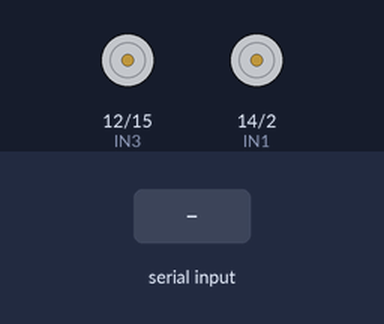
Bench run of a sketch on a simulated ESP32. Shown: motor-driver pin pairs drawn as motors (green arrow = first pin HIGH = forward, orange = second pin HIGH = backward, longer = more drive). Inputs (shaded band) come from the test bench. Nothing arrives over Bluetooth unless stated.

Above: at 1.2 s.
1.3 s: "F" received over the second serial link
At 2.4 s:
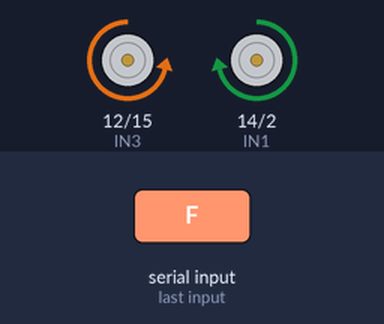
2.8 s: "B" received over the second serial link
At 3.6 s:
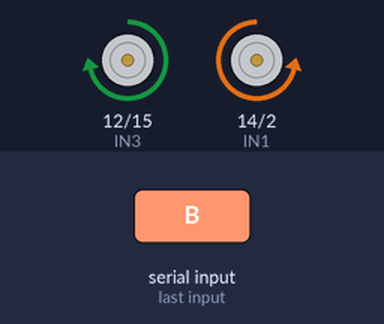
4.3 s: "R" received over the second serial link
At 4.9 s:
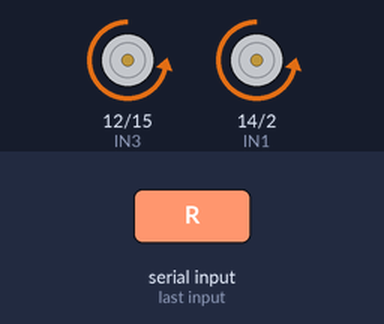
5.8 s: "L" received over the second serial link
At 6.2 s:
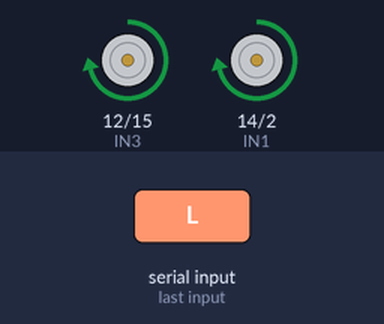
Timing chart, 0 to 8.3 s (numbered marks = the images above; inputs shaded):
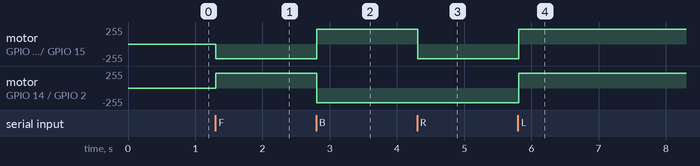

The sketch:

codigo_final_app.ino
```cpp
#include "BluetoothSerial.h"

// Activar sin ajuste de linea

#if !defined(CONFIG_BT_ENABLED) || !defined(CONFIG_BLUEDROID_ENABLED)
#error Bluetooth is not enabled! Please run 'make menuconfig' to and enable it
#endif

BluetoothSerial SerialBT;

//////////////////////// COMUNICACION ///////////
String estado = "";

///////////////////PARAMETROS////////////////
int velocidadMax = 220;

//////////////////////MOTOR DERECHO///////////////////////////////
int velocidadDerecha = velocidadMax; // Ciclo de trabajo 0 - 255
int canal1MotorD = 0;
int canal2MotorD = 1;

//// Puente H L298N ////
const int    IN1 = 14;
const int    IN2 = 2;

//////////////////////MOTOR IZQUIERDO///////////////////////////////
int velocidadIzquierda = velocidadMax; // Ciclo de trabajo 0 - 255
int canal1MotorI = 5;
int canal2MotorI = 3;

//// Puente H L298N ////
const int    IN3 = 12;
const int    IN4 = 15;

// Configuracion de las salidas pwm
const int frecuencia = 10000;
const int resolucion= 8;


void setup()
{
  SerialBT.begin("Robot_Diferencial_Controlado");

  ledcSetup(canal1MotorD, frecuencia, resolucion);
  ledcAttachPin(IN1,canal1MotorD);

  ledcSetup(canal2MotorD, frecuencia, resolucion);
  ledcAttachPin(IN2,canal2MotorD);

  ledcSetup(canal1MotorI, frecuencia, resolucion);
  ledcAttachPin(IN3,canal1MotorI);

  ledcSetup(canal2MotorI, frecuencia, resolucion);
  ledcAttachPin(IN4,canal2MotorI);

  pararMotor(canal1MotorD,canal2MotorD);
  pararMotor(canal1MotorI,canal2MotorI);

}
void loop()
{

  if(SerialBT.available()) serialEvent();


  if (estado.length() > 0) {

    SerialBT.println(estado);

    if(estado == "F") // Adelante
    {
      adelante();
    }

    if(estado == "B") // Atras
    {
      atras();
    }

    if(estado == "R") // Derecha
    {
      derecha();
    }

    if(estado == "L") // Izquierda
    {
      izquierda();
    }
    if(estado == "S") // Parar
    {
      detener();
    }

    estado ="";
    }

  delay(100);
}
/////////////// RECEPCION DE DATOS /////////////////////
void serialEvent() {
  while (SerialBT.available()) {
    char inChar = (char)SerialBT.read();
    estado += inChar;
  }
}

void adelante()
{
  giroHorario(canal1MotorD,canal2MotorD,velocidadDerecha);
  giroAntihorario(canal1MotorI,canal2MotorI,velocidadIzquierda);
}

void atras()
{
  giroAntihorario(canal1MotorD,canal2MotorD,velocidadDerecha);
  giroHorario(canal1MotorI,canal2MotorI,velocidadIzquierda);
}

void derecha()
{
  giroAntihorario(canal1MotorD,canal2MotorD,velocidadDerecha);
  giroAntihorario(canal1MotorI,canal2MotorI,velocidadIzquierda);
}

void izquierda()
{
  giroHorario(canal1MotorD,canal2MotorD,velocidadDerecha);
  giroHorario(canal1MotorI,canal2MotorI,velocidadIzquierda);
}

void detener()
{
  pararMotor(canal1MotorD,canal2MotorD);
  pararMotor(canal1MotorI,canal2MotorI);
}


void giroHorario(int canal1, int canal2, int cv)
{
  ledcWrite(canal1,cv);
  ledcWrite(canal2,0);
}

void giroAntihorario(int canal1, int canal2, int cv)
{
  ledcWrite(canal1,0);
  ledcWrite(canal2,cv);
}

void pararMotor(int canal1, int canal2)
{
  ledcWrite(canal1,0);
  ledcWrite(canal2,0);
}
```

Measured:
- after the input at 1.3 s, motor on GPIO 12 (IN3) / GPIO 15 (IN4): stopped → backward 219/255 at once; motor on GPIO 14 (IN1) / GPIO 2 (IN2): stopped → forward 219/255 at once
- after the input at 2.8 s, motor on GPIO 12 (IN3) / GPIO 15 (IN4): backward 219/255 → forward 219/255 at once; motor on GPIO 14 (IN1) / GPIO 2 (IN2): forward 219/255 → backward 219/255 at once
- after the input at 4.3 s, motor on GPIO 12 (IN3) / GPIO 15 (IN4): forward 219/255 → backward 219/255 at once
- after the input at 5.8 s, motor on GPIO 12 (IN3) / GPIO 15 (IN4), motor on GPIO 14 (IN1) / GPIO 2 (IN2): backward 219/255 → forward 219/255 at once
